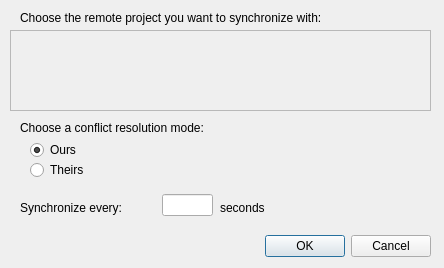
<?xml version="1.0" encoding="UTF-8"?>
<ui version="4.0">
 <class>PullFromDialog</class>
 <widget class="QDialog" name="PullFromDialog">
  <property name="geometry">
   <rect>
    <x>0</x>
    <y>0</y>
    <width>444</width>
    <height>268</height>
   </rect>
  </property>
  <property name="windowTitle">
   <string>Synchronize</string>
  </property>
  <property name="autoFillBackground">
   <bool>false</bool>
  </property>
  <property name="modal">
   <bool>true</bool>
  </property>
  <widget class="QDialogButtonBox" name="buttonBox">
   <property name="geometry">
    <rect>
     <x>120</x>
     <y>230</y>
     <width>311</width>
     <height>32</height>
    </rect>
   </property>
   <property name="orientation">
    <enum>Qt::Horizontal</enum>
   </property>
   <property name="standardButtons">
    <set>QDialogButtonBox::Cancel|QDialogButtonBox::Ok</set>
   </property>
  </widget>
  <widget class="QLabel" name="chooseRemoteLabel">
   <property name="geometry">
    <rect>
     <x>20</x>
     <y>10</y>
     <width>401</width>
     <height>16</height>
    </rect>
   </property>
   <property name="text">
    <string>Choose the remote project you want to synchronize with:</string>
   </property>
  </widget>
  <widget class="QRadioButton" name="theirs">
   <property name="geometry">
    <rect>
     <x>30</x>
     <y>160</y>
     <width>103</width>
     <height>20</height>
    </rect>
   </property>
   <property name="toolTip">
    <string>Conflicting parts of the document will be resolved by favoring the remote version.</string>
   </property>
   <property name="text">
    <string>Theirs</string>
   </property>
  </widget>
  <widget class="QRadioButton" name="ours">
   <property name="geometry">
    <rect>
     <x>30</x>
     <y>140</y>
     <width>91</width>
     <height>20</height>
    </rect>
   </property>
   <property name="toolTip">
    <string>Conflicting parts of the document will be resolved by favoring the local version.</string>
   </property>
   <property name="text">
    <string>Ours</string>
   </property>
   <property name="checked">
    <bool>true</bool>
   </property>
  </widget>
  <widget class="QLabel" name="chooseConflictLabel">
   <property name="geometry">
    <rect>
     <x>20</x>
     <y>120</y>
     <width>251</width>
     <height>16</height>
    </rect>
   </property>
   <property name="text">
    <string>Choose a conflict resolution mode:</string>
   </property>
  </widget>
  <widget class="Tao::RemoteSelectionFrame" name="rsFrame">
   <property name="enabled">
    <bool>true</bool>
   </property>
   <property name="geometry">
    <rect>
     <x>10</x>
     <y>30</y>
     <width>421</width>
     <height>81</height>
    </rect>
   </property>
   <property name="frameShape">
    <enum>QFrame::StyledPanel</enum>
   </property>
   <property name="frameShadow">
    <enum>QFrame::Raised</enum>
   </property>
  </widget>
  <widget class="QLabel" name="everyLabel">
   <property name="geometry">
    <rect>
     <x>20</x>
     <y>200</y>
     <width>141</width>
     <height>16</height>
    </rect>
   </property>
   <property name="text">
    <string>Synchronize every:</string>
   </property>
  </widget>
  <widget class="QLineEdit" name="updateInterval">
   <property name="geometry">
    <rect>
     <x>162</x>
     <y>194</y>
     <width>51</width>
     <height>22</height>
    </rect>
   </property>
   <property name="alignment">
    <set>Qt::AlignRight|Qt::AlignTrailing|Qt::AlignVCenter</set>
   </property>
  </widget>
  <widget class="QLabel" name="secondsLabel">
   <property name="geometry">
    <rect>
     <x>220</x>
     <y>200</y>
     <width>141</width>
     <height>16</height>
    </rect>
   </property>
   <property name="text">
    <string>seconds</string>
   </property>
  </widget>
 </widget>
 <customwidgets>
  <customwidget>
   <class>Tao::RemoteSelectionFrame</class>
   <extends>QFrame</extends>
   <header>remote_selection_frame.h</header>
   <container>1</container>
  </customwidget>
 </customwidgets>
 <resources/>
 <connections>
  <connection>
   <sender>buttonBox</sender>
   <signal>accepted()</signal>
   <receiver>PullFromDialog</receiver>
   <slot>accept()</slot>
   <hints>
    <hint type="sourcelabel">
     <x>248</x>
     <y>254</y>
    </hint>
    <hint type="destinationlabel">
     <x>157</x>
     <y>274</y>
    </hint>
   </hints>
  </connection>
  <connection>
   <sender>buttonBox</sender>
   <signal>rejected()</signal>
   <receiver>PullFromDialog</receiver>
   <slot>reject()</slot>
   <hints>
    <hint type="sourcelabel">
     <x>316</x>
     <y>260</y>
    </hint>
    <hint type="destinationlabel">
     <x>197</x>
     <y>103</y>
    </hint>
   </hints>
  </connection>
 </connections>
</ui>
